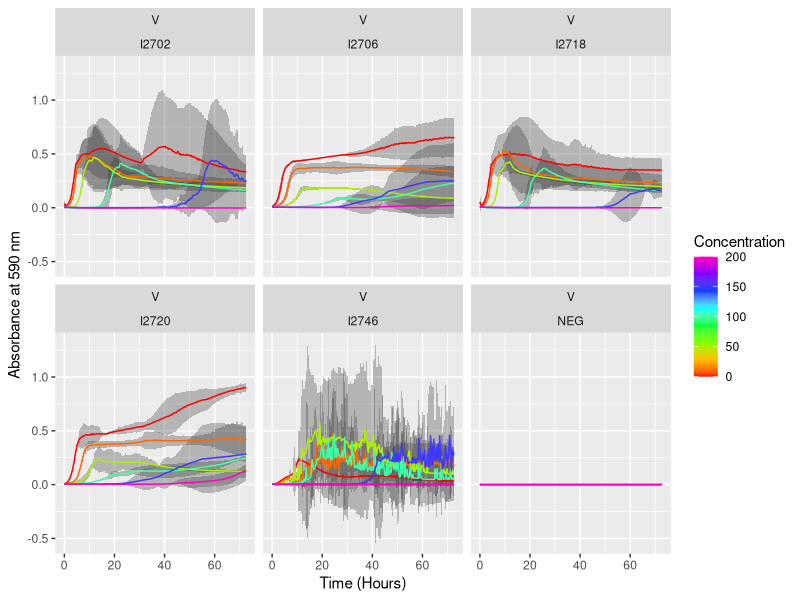

This chart was generated by the following R code:
library(reshape2)
library(dplyr)
library(ggplot2)

# Read in the raw data and the platemap. You may need to first change your
# working directory with the setwd command.
rawdata <- read.table("082015 72h AsV MIC I2702, 06, 18, 20, 46.asc.txt")
platemap=read.csv("20150820_platemap.csv")

#remove time temporarily from dataset
time=rawdata[1]
rawdata=rawdata[,-1]

#define negative controls and subtract from dataset
neg0=data.frame(rawdata[,91])
neg10=data.frame(rawdata[92])
neg50=data.frame(rawdata[93])
neg100=data.frame(rawdata[,94])
neg150=data.frame(rawdata[,95])
neg200=data.frame(rawdata[,96])
neg=data.frame(cbind(neg0,neg10,neg50,neg100,neg150,neg200))
neg=data.frame(rep(neg, 16))
rawdata= rawdata - neg

#add time back to data
rawdata=cbind(time, rawdata)

#add time and well infromation to data (warning message is OK in first line)
labels=read.csv("Time,wells.csv", header=FALSE)
labels=t(labels)
rawdata=t(rawdata)
rawdata=cbind(labels,rawdata)
rawdata=data.frame(rawdata, row.names=TRUE)
rawdata=data.frame(t(rawdata))

#remove s from time column
rawdata$Time=gsub('s', '', rawdata$Time)

# Reshape the data. Instead of rows containing the Time, Temperature,
# and readings for each Well, rows will contain the Time, Temperature, a
# Well ID, and the reading at that Well.
reshaped <- melt(rawdata, id="Time", variable.name="Well",
                 value.name="OD590")

# Add information about the experiment from the plate map. For each Well
# defined in both the reshaped data and the platemap, each resulting row
# will contain the absorbance measurement as well as the additional columns
# and values from the platemap.
annotated <- inner_join(reshaped, platemap, by="Well")

# Save the annotated data as a CSV for storing, sharing, etc.
write.csv(annotated, "20150820_MIC_annotated.csv")

conf_int95 <- function(data) {
  n <- length(data)
  error <- qt(0.975, df=n-1) * sd(data)/sqrt(n)
  return(error)
}

#make OD590 a number
OD590=as.numeric(annotated$OD590)
annotated=cbind(annotated,OD590)
annotated=annotated[,-3]

#make time a number
time=as.numeric(annotated$Time)
annotated2=cbind(annotated,time)
annotated=annotated2[,-1]

# Group the data by the different experimental variables and calculate the
# sample size, average OD600, and 95% confidence limits around the mean
# among the replicates. Also remove all records where the Strain is NA.
stats <- annotated %>%
  group_by(Arsenic, Strain, Concentration, time) %>%
  summarise(N=length(OD590),
            Average=mean(OD590),
            CI95=conf_int95(OD590)) %>%
  filter(!is.na(Strain))

# Plot the average OD600 over time for each strain in each environment
ggplot(data=stats, aes(x=time/3600, y=Average, color=Concentration, group=Concentration)) +
  geom_ribbon(aes(ymin=Average-CI95, ymax=Average+CI95, color=Concentration),
              color=NA, alpha=0.3) +
  geom_line(aes(color=Concentration)) +
  scale_color_gradientn(colours=rainbow(8)) +
  facet_wrap(Arsenic~Strain) +
  labs(x="Time (Hours)", y="Absorbance at 590 nm")
